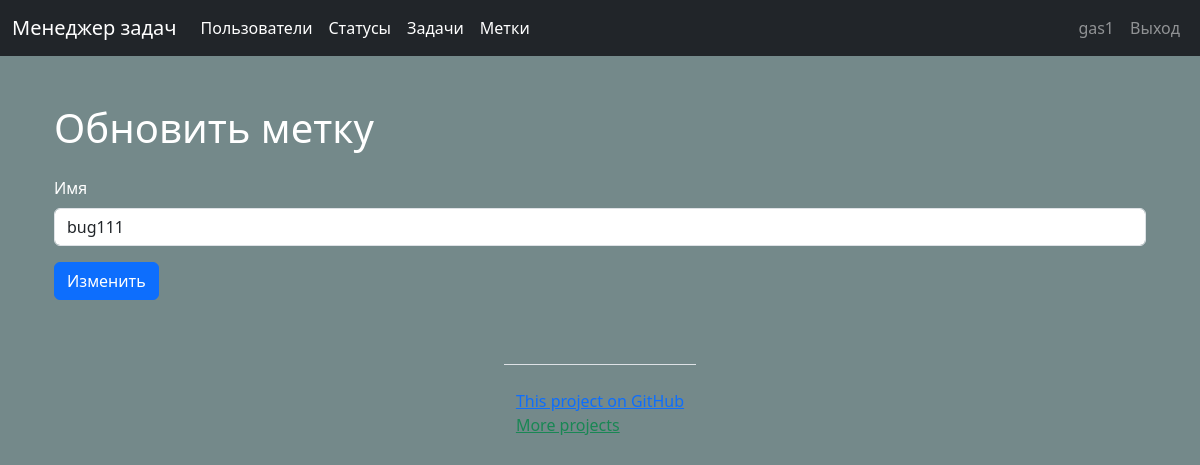
The app's page /labels/11/update/ (signed in), older data.
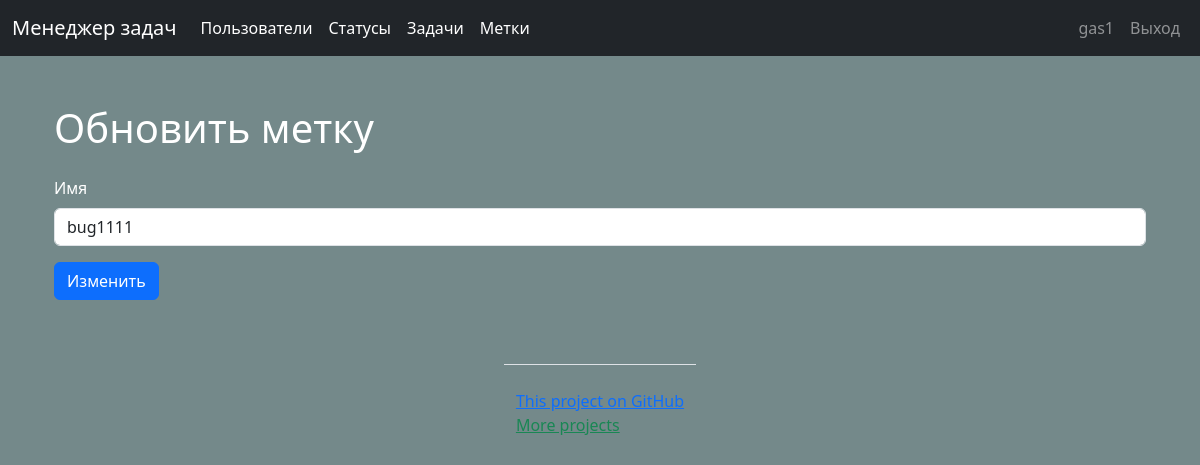
The same page, newer data.
### labels/models.py (models this page shows, shortened)
class Labels(models.Model):
    name = models.CharField(max_length=250, unique=True, verbose_name=_('Label name'))
    created_at = models.DateTimeField(auto_now_add=True, null=True)
    update_at = models.DateTimeField(auto_now=True, null=True)
    class Meta:
        verbose_name = _("=Label=")
        verbose_name_plural = _("=Labels=")
        ordering = ['-created_at']

### labels/views.py (the view)
# urls.py: path('<int:pk>/update/', UpdateLabelView.as_view(), name='update_label'),
class UpdateLabelView(SuccessMessageMixin, LoginAuthMixin, LabelsMixin,
                      UpdateView):  # modelname_form.html
    success_message = _('Label successfully changed')
    extra_context = {'title': _('Update label'), 'btn': _('Update')}

### task_manager/mixins.py (called while the page is built)
    def dispatch(self, request, *args, **kwargs):
        if not request.user.is_authenticated:
            messages.error(self.request, _('You are not authorized! Please sign in.'))
            return redirect('user_login')
        return super().dispatch(request, *args, **kwargs)

### task_manager/templates/labels/labels_form.html (shortened to what this page needs)
{% extends 'base.html' %}
{% load bootstrap4 %}
{% load i18n %}
{% block content %}
<div class="container wrapper flex-grow-1">
    <h1 class="my-4">{{ title }}</h1>
    <form action="" method="post">
        {% bootstrap_form form %}
        <div class="form-group">
            <input class="btn btn-primary" type="submit" value="{{ btn }}">
        </div>
    </form>
</div>
{% endblock %}

Row changes from the older to the newer data that the page shows:
changed Labels: name "bug111" → "bug1111"
